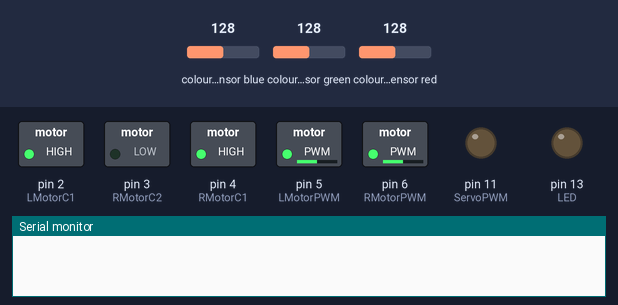
Simulated run of this sketch. Board: Arduino Uno, built with avr-gcc and run on an emulated ATmega328P. Shown: switched loads named in the sketch (green lamp = pin HIGH), output pins drawn as LEDs (lit = HIGH), the last lines printed to the serial monitor. Wiring (inferred from the names in the program): TCS3200 colour sensor: output A0; S2 A4; S3 A3; S0 A1; S1 A2. Inputs (shaded band) come from the test bench; at power-on: colour sensor blue 128, colour sensor green 128, colour sensor red 128. Pins used as bus, display or sensor lines are not drawn.

Above: at 0.65 s.
At 1.3 s:
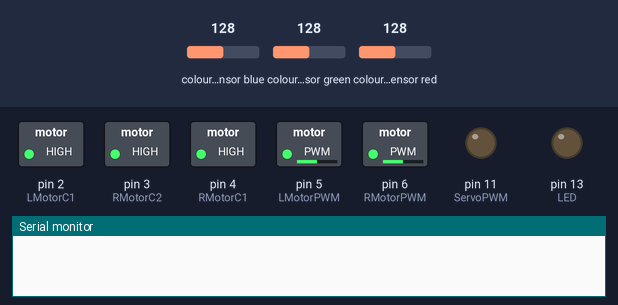
At 1.95 s:
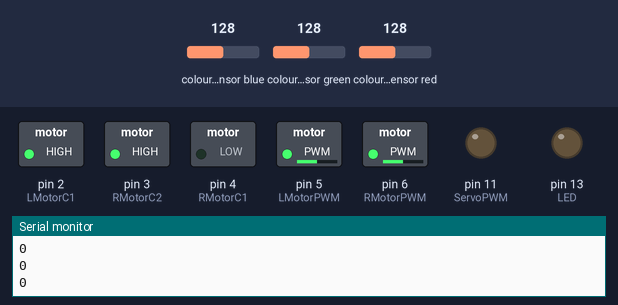
Timing chart, 0 to 3.6 s (numbered marks = the images above):
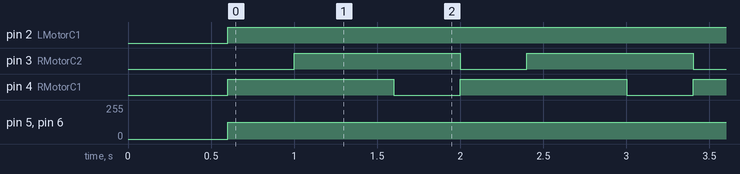

Measured:
- by itself, pin 2 (LMotorC1): LOW → HIGH at 0.60 s
- by itself, pin 3 (RMotorC2), pin 4 (RMotorC1): alternates HIGH for 1.0 s and LOW for 0.40 s
- by itself, pin 5 (LMotorPWM), pin 6 (RMotorPWM): 0/255 → 127/255 at 0.60 s

The sketch:

UTRA-Hacks-Task-1.ino
```cpp
#define LMotorC2 1
#define LMotorC1 2
#define RMotorC2 3
#define RMotorC1 4

#define LMotorPWM 5
#define RMotorPWM 6

#define UltraTrig 8
#define UltraEcho 9

#define ServoPWM 11

#define LED 13

#define ColourOut A0
#define ColourS0 A1
#define ColourS1 A2
#define ColourS3 A3
#define ColourS2 A4


int redMin = 260; // Red minimum value
int redMax = 1110; // Red maximum value
int greenMin = 311; // Green minimum value
int greenMax = 1437; // Green maximum value
int blueMin = 247; // Blue minimum value
int blueMax = 1117; // Blue maximum value

int redValue;
int greenValue;
int blueValue;

int redPrev = 100;
int greenPrev = 100;
int bluePrev = 100;

int count = 0;


void setup() {
  Serial.begin(9600);
  pinMode(LMotorC2, OUTPUT);
  pinMode(LMotorC1, OUTPUT);
  pinMode(RMotorC2, OUTPUT);
  pinMode(RMotorC1, OUTPUT);

  pinMode(LMotorPWM, OUTPUT);
  pinMode(RMotorPWM, OUTPUT);

  pinMode(ServoPWM, OUTPUT);

  pinMode(LED, OUTPUT);

  pinMode(ColourOut, INPUT);

  pinMode(ColourS0, OUTPUT);
  pinMode(ColourS1, OUTPUT);
  pinMode(ColourS3, OUTPUT);
  pinMode(ColourS2, OUTPUT);


	digitalWrite(ColourS0,HIGH);
	digitalWrite(ColourS1,LOW);

  redPrev = getRedValue();
  delay(200);
  greenPrev = getGreenValue();
  delay(200);
  bluePrev = getBlueValue();
  delay(200);
}

void loop() {

  motorMoveBoth(true, 127);
  delay(400);

  motorBreak(true);

  redValue = getRedValue();
  delay(200);
  greenValue = getGreenValue();
  delay(200);
  blueValue = getBlueValue();
  delay(200);

  int redDiff = abs(redValue-redPrev);
  int greenDiff = abs(greenValue-greenPrev);
  int blueDiff = abs(blueValue-bluePrev);

  Serial.println(redDiff);
  Serial.println(greenDiff);
  Serial.println(blueDiff);
  Serial.println(count);

  if(redDiff <= 18 && greenDiff <= 18 && blueDiff <= 18) {
    motorTankTurn(true, 127);
    delay(400);
  }
  else {
    count += 1;
  }

  if(count >= 5){
    servoMove(0);
    while(1){}
  }
}

void motorMoveLeft(bool forward, int speed) {
    analogWrite(LMotorPWM, speed);

    if(forward) {
      digitalWrite(LMotorC1, HIGH);
      digitalWrite(LMotorC2, LOW);
    }
    else {
      digitalWrite(LMotorC1, LOW);
      digitalWrite(LMotorC2, HIGH);
    }
}

void motorMoveRight(bool forward, int speed) {
    analogWrite(RMotorPWM, speed);

    if(forward) {
      digitalWrite(RMotorC1, HIGH);
      digitalWrite(RMotorC2, LOW);
    }
    else {
      digitalWrite(RMotorC1, LOW);
      digitalWrite(RMotorC2, HIGH);
    }
}

void motorMoveBoth(bool forward, int speed) {
  motorMoveLeft(forward, speed);
  motorMoveRight(forward, speed);
}

void motorTankTurn(bool clockwise, int speed) {
  if(clockwise) {
    motorMoveLeft(true, speed);
    motorMoveRight(false, speed);
  }
  else {
    motorMoveLeft(false, speed);
    motorMoveRight(true, speed);
  }
}

void motorBreak(bool motor_break) {
  if(motor_break) {
    digitalWrite(LMotorC1, HIGH);
    digitalWrite(LMotorC2, HIGH);
    digitalWrite(RMotorC1, HIGH);
    digitalWrite(RMotorC2, HIGH);
  }
  else {
    digitalWrite(LMotorC1, LOW);
    digitalWrite(LMotorC2, LOW);
    digitalWrite(RMotorC1, LOW);
    digitalWrite(RMotorC2, LOW);
  }
}

void servoMove(long angle) {
  long pulse_width = map(angle, 0, 180, 1000, 2500);
  digitalWrite(ServoPWM, HIGH);
  delay(pulse_width/1000);
  digitalWrite(ServoPWM, LOW);
  delay(20 - (pulse_width/1000));
}


// Function to read Red Pulse Widths
int getRedValue() {
	// Set sensor to read Red only
	digitalWrite(ColourS2,LOW);
	digitalWrite(ColourS3,LOW);
	// Define integer to represent Pulse Width
	int PW;
	// Read the output Pulse Width
	PW = pulseIn(ColourOut, LOW);
  int rgb_value = map(PW, redMin, redMax, 255, 0);

	return rgb_value;
}

// Function to read Green Pulse Widths
int getGreenValue() {
	// Set sensor to read Green only
	digitalWrite(ColourS2,HIGH);
	digitalWrite(ColourS3,HIGH);
	// Define integer to represent Pulse Width
	int PW;
	// Read the output Pulse Width
	PW = pulseIn(ColourOut, LOW);
  int rgb_value = map(PW, greenMin, greenMax, 255, 0);

	return rgb_value;
}

// Function to read Blue Pulse Widths
int getBlueValue() {
	// Set sensor to read Blue only
	digitalWrite(ColourS2,LOW);
	digitalWrite(ColourS3,HIGH);
	// Define integer to represent Pulse Width
	int PW;
	// Read the output Pulse Width
	PW = pulseIn(ColourOut, LOW);
  int rgb_value = map(PW, blueMin, blueMax, 255, 0);

	return rgb_value;
}
```
